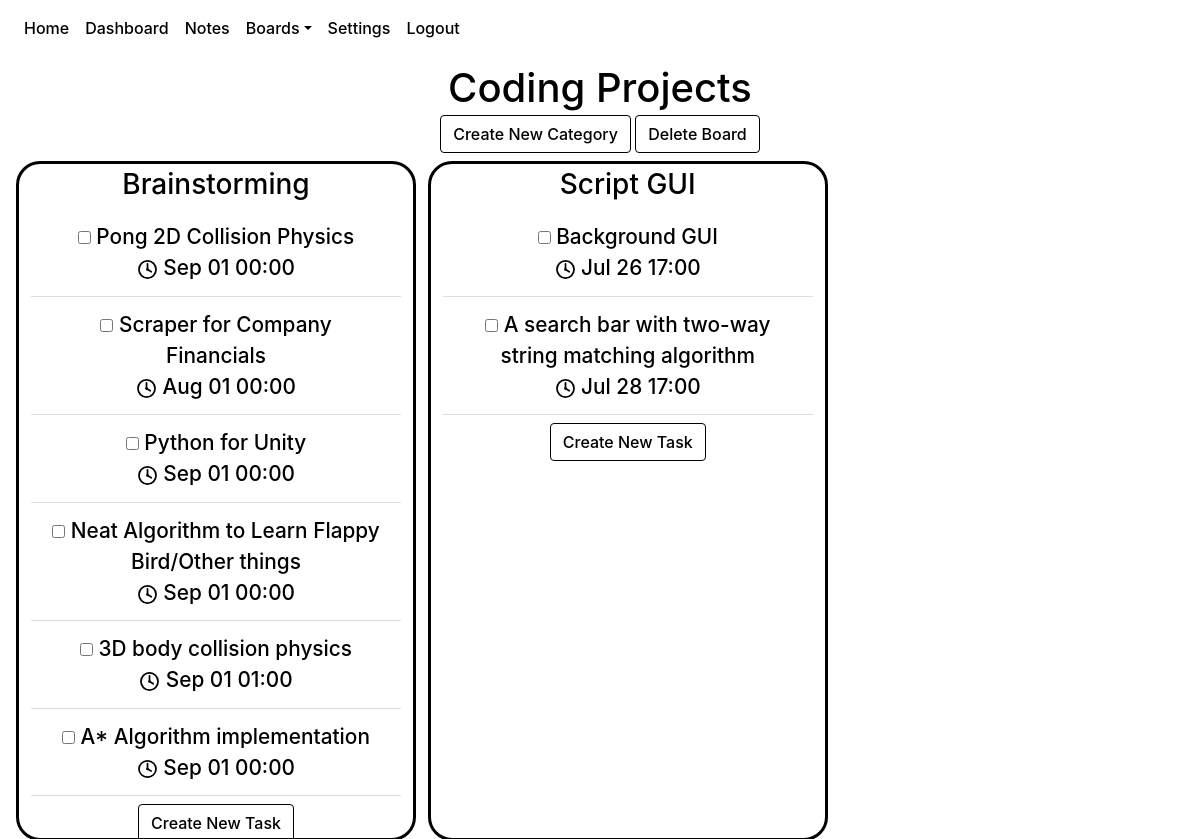
/boards/1 (signed in), run on an earlier commit of the app's database.
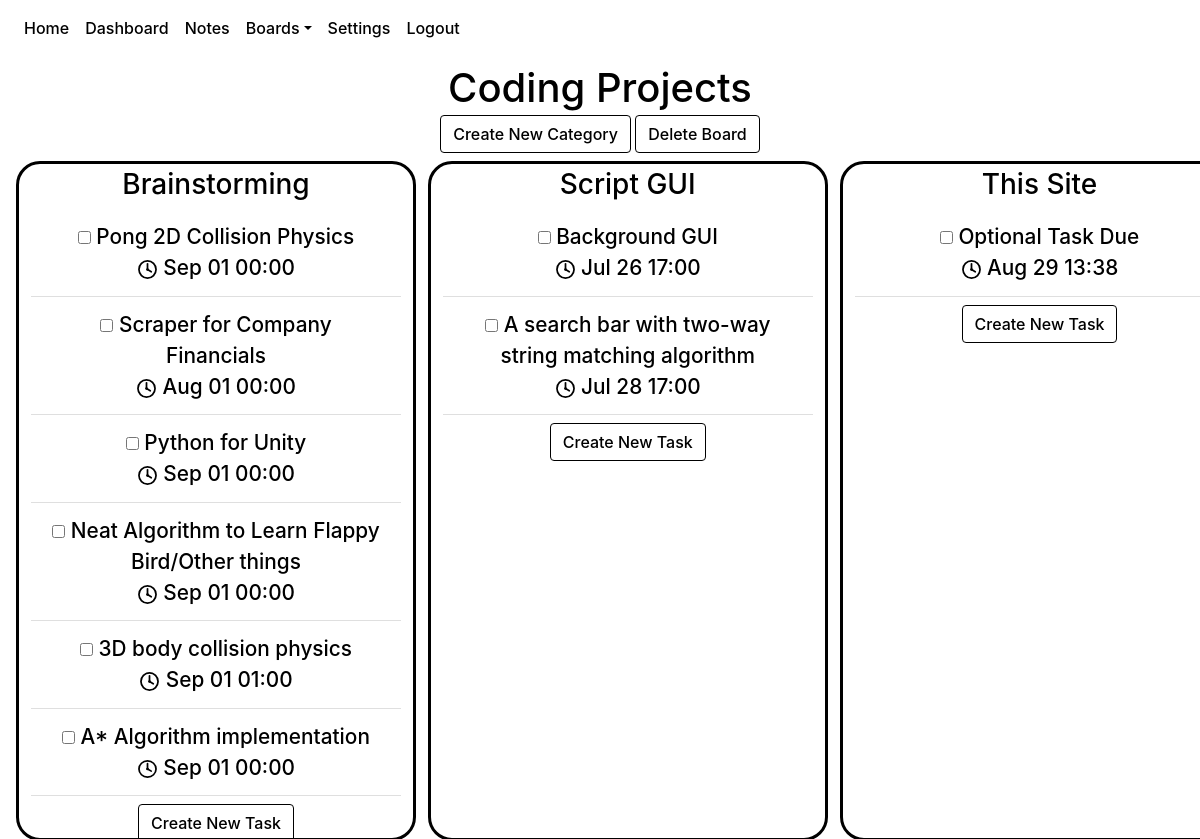
And on a later commit of the database.
### website/models.py (models this page shows)
class Board(db.Model):
    id = db.Column(db.Integer, primary_key = True)
    name = db.Column(db.String(100))
    date = db.Column(db.DateTime(timezone=True), default=func.now())
    category_num = db.Column(db.Integer)
    categories = db.relationship('Category')
    tasks = db.relationship('Task')
    user_id = db.Column(db.Integer, db.ForeignKey('user.id'))

class Category(db.Model):
    id = db.Column(db.Integer, primary_key = True)
    name = db.Column(db.String(100))
    date = db.Column(db.DateTime(timezone=True), default=func.now())
    user_id = db.Column(db.Integer, db.ForeignKey('user.id'))
    board_id = db.Column(db.Integer,db.ForeignKey('board.id'))
    tasks = db.relationship('Task')

class Task(db.Model):
    id = db.Column(db.Integer, primary_key = True)
    created = db.Column(db.DateTime(timezone = True), default = func.now())
    last_modified = db.Column(db.DateTime(timezone = True), default = func.now())
    due_date = db.Column(db.DateTime(timezone = True))
    name = db.Column(db.String(100))
    description = db.Column(db.String(10000))
    completed = db.Column(db.Boolean, default = False)
    category = db.Column(db.Integer, db.ForeignKey('category.id'))
    board = db.Column(db.Integer, db.ForeignKey('board.id'))
    subtasks = db.relationship('Subtask')
    user_id = db.Column(db.Integer, db.ForeignKey('user.id'))

### website/views.py (the view)
@views.route('/boards/<board>', methods = ['GET'])
@login_required
def view_board(board):
    return render_template("boardview.html", user = current_user, board = board)

### website/__init__.py (called while the page is built)
def create_app():
    app = Flask(__name__)
    app.config['SECRET_KEY'] = urandom(12).hex()
    app.config['SQLALCHEMY_DATABASE_URI'] = f'sqlite:///{DB_NAME}'
    app.config['SQLALCHEMY_TRACK_MODIFICATIONS'] = False
    db.init_app(app)
    from .views import views
    from .auth import auth
    app.register_blueprint(views, url_prefix='/')
    app.register_blueprint(auth, url_prefix='/')
    from .models import User, Note, Board, Task, Category
    create_database(app)
    login_manager = LoginManager()
    login_manager.login_view = 'auth.login'
    login_manager.init_app(app)
    @login_manager.user_loader
    def load_user(id):
        return User.query.get(id)
    return app

### website/templates/boardview.html (shortened to what this page needs)
{% extends "base.html" %}
{% block style %}
<link rel="stylesheet" href="{{ url_for('static', filename = 'boardView.css') }}" />
{% endblock %}
{% block content %}
{% for boardObject in user.boards%}
{% if boardObject.id == board|int %}
{% set boardname = boardObject.name|string %}
<div class="board-title" id="board-title-div">
<h1 align="center"
id="board-title"
class="title"
ondblclick="editTitleDisplay()"
name="board-title">
{{ boardname }}
</h1>
</div>
<div align="center" class="main-buttons">
<button
class="btn btn-primary"
id="create-category-button"
onclick="showCategoryCreation()"
>
Create New Category
</button>
<button
onclick="showDeleteConfirmation(`deleteBoard({{ boardObject.id }});`, 'board');"
id="deleteBoard"
class="btn btn-secondary"
href="/boards"
>
Delete Board
</button>
</div>
<div align="center"
class="board_content"
id="envelop_content" >
{% for cat in boardObject.categories %}
<div align="center" class="category-container" name="{{ cat.name }}" draggable="true" ondragstart="dragInitCategory({{cat.id}});">
    <h3 align="center" class="display-category category_name C{{cat.id}}" ondblclick="editCategoryDisplay('{{cat.id}}')", id="category-title-{{cat.id}}" >{{ cat.name }}</h3>
    <ul class="list-group list-group-flush task_list">
    {% for task in cat.tasks%}
    {% if task.completed == False %}
    <li align="center" class="list-group-item task-item-incompleted">
        <input
        type="checkbox"
        class="task-checkbox"
        id="{{task.id}}"
        onclick="toggleTaskCompletion({{task.id}}, {{boardObject.id}})"/>
        <a class="edit_task_link" href="/boards/{{boardObject.id}}/{{cat.id}}/{{task.id}}">
            <span class="incompleted-task-text">{{task.name}}<br><img src="{{url_for('static', filename = 'clock.svg')}}" id="clock-svg"> {{task.due_date.strftime('%b %d %H:%M')}}</span>
        </a>
    </li>
    {% endif %}
    {% endfor %}
    </ul>
    <div align="center" id="new-task-container-div" class="new-task-container">
    <button
    class="btn btn-primary"
    id="createTask"
    onclick="showTaskCreation({{ boardObject.id }}, {{ cat.id }} )"
    >
    Create New Task
    </button>
    </div>
</div>
{% endfor %}
</div>
{% endif %}
{% endfor %}
{% endblock %}

### website/templates/base.html (shortened to what this page needs)
<!DOCTYPE html>
<html>
  <head>
    <link
      rel="stylesheet"
      href="https://stackpath.bootstrapcdn.com/bootstrap/4.4.1/css/bootstrap.min.css"
    />
    <link
      rel="stylesheet"
      href="https://stackpath.bootstrapcdn.com/font-awesome/4.7.0/css/font-awesome.min.css"
    />
    <link rel="stylesheet"
    href="{{url_for('static', filename='fontpicker.css')}}"
    />
    <link
      rel="stylesheet"
      href="{{ url_for('static', filename='base.css')}}"
    />
    {% block style %}{% endblock %}
  </head>
  <body>
    <nav class="navbar navbar-fixed-top navbar-expand-lg navbar-dark bg-dark">
      <div class="collapse navbar-collapse" id="navbar">
        <div class="navbar-nav">
          {% if user.is_authenticated %}
          <a class="nav-item nav-link" id="home" href="/">Home</a>
          <a class="nav-item nav-link" id="dashboard" href="/dashboard">Dashboard</a>
          <a class="nav-item nav-link" id="Notes" href="/notes">Notes</a>
          <li class="nav-item dropdown">
            <a class="nav-link dropdown-toggle" data-toggle="dropdown" href="/boards" role="button">Boards</a>
          </li>
          <a class="nav-item nav-link" id="settings" href="/settings">Settings</a>
          <a class="nav-item nav-link" id="logout" href="/logout">Logout</a>
          {% else %}
          <a class="nav-item nav-link" id="home" href="/">Home</a>
          <a class="nav-item nav-link" id="login" href="/login">Login</a>
          <a class="nav-item nav-link" id="signUp" href="/sign-up">Sign Up</a>
          {% endif %}
        </div>
      </div>
    </nav>
    <div id="container">
      {% block content %} {% endblock %}
      </div>
  </body>
</html>

### website/static/base.css (style rules this page uses)
html { height: 100vh; min-width: 99vw; max-width: 100vw; background-color: var(--navbar-background-color); }
:root { --background-color: #343a40; --text-color: #ffffff; --navbar-text-color: #9a9da0; --navbar-highlight-color: #ffffff; --navbar-background-color: #343a40; --button-text-color: #ffffff; --confirm-button-color: #007bff; --cancel-button-color: #6c757d; --delete-button-color: #ff0000; --create-screen-filter:rgba(0,0,255,.4); --delete-screen-filter:rgba(255,0,0,.6); --font-family: -apple-system, BlinkMacSystemFont,'Segoe UI',Roboto,'Helvetica Neue',Arial,'Noto Sans',sans-serif,'Apple Color Emoji','Segoe UI Emoji','Segoe UI Symbol','Noto Color Emoji'; --font-style: none; --font-weight: 500; }
body { width: 100%; min-height: 100vh; color: var(--text-color); background-color: var(--navbar-background-color); font-weight: var(--font-weight); font-family: var(--font-family); font-style: var(--font-style); }
div#container { position: relative; height: 93.6vh; min-width: 100%; background-color: var(--background-color); overflow-y: auto; }
.navbar { background-color: var(--navbar-background-color)!important; }
div.dropdown-menu.show, div.navbar-collapse.collapse, li.dropdown { background-color: var(--navbar-background-color)!important; }
.navbar a { color: var(--navbar-text-color)!important; background-color: var(--navbar-background-color)!important; }
h1, h2, h3, h4, h5, h6, p, div, a, li.list-group-item { color: var(--text-color); background-color: var(--background-color); font-weight: var(--font-weight); font-family: var(--font-family); font-style: var(--font-style); }
button.btn.btn-primary { background-color: var(--confirm-button-color)!important; border-color: var(--confirm-button-color)!important; color: var(--button-text-color)!important; font-weight: var(--font-weight); font-family: var(--font-family); font-style: var(--font-style); }
button.btn.btn-secondary { background-color: var(--cancel-button-color)!important; border-color: var(--cancel-button-color)!important; color: var(--button-text-color)!important; font-weight: var(--font-weight); font-family: var(--font-family); font-style: var(--font-style); }

### website/static/boardView.css (style rules this page uses)
div#board-title-div { align-items: center; display:block; min-width: 100%; padding: 0.5rem; }
:root { --show-title: block; --show-input-box: None; --show-changename-button: None; --category-background-color: var(--background-color); }
input { text-align: center; }
div.board-title { height: 7vh; }
h1#board-title { display: var(--show-title); }
div.main-buttons { height: 5vh; }
.board_content { position: relative; display: grid; grid-template-rows: 1fr; grid-auto-columns: 25rem; min-width: 100%; height: 81.6vh; overflow-x: auto; gap: 0% 1%; background-color: none; margin: none; padding: 0% 1%; }
div.category-container { justify-content: center; grid-row: 1; background-color: var(--background-color); border-radius: 1.5rem; height: 99.4%; width: 100%; overflow-y: auto; max-height: none; padding: 0.25rem; margin: 0.25rem; border-color: var(--navbar-background-color); border-width: .2rem; border-style: solid; }
li.task-item-incompleted { text-decoration: none; background-color: var(--category-background-color); }
ul.task_list { list-style-type: none; margin: 0.5rem; padding: 0; font-size: 1.3rem; word-wrap:break-word; max-width: 100%; background-color: var(--category-background-color); min-height: fit-content; }
.incompleted-task-text, .completed-task-text { background-color: var(--category-background-color); }
.category_name, .new-task-container { background-color: inherit; width: fit-content; height: fit-content; }
img#clock-svg { width: 1.3rem; }
a.edit_task_link { color:black; }

What changed in the data, as far as the page shows it:
added Category: name "This Site"
added Task: name "Optional Task Due", completed False (drawn), due_date "Aug 29 13:38", shown under "This Site"
